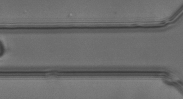
//> input picture Test_images/Cropped/0066.tiff, 183 x 99 px
$ ./cannytest   (built with g++ and OpenCV 4)
//> lines starting //> are read from the running program, lines starting //| are printed output that depends on the picture; after the words box and inside, x2 and y2 are one past the last pixel; in counts of white or black regions, pixels touching at a corner belong together
#include <vector>
#include <stack>
#include <utility>
#include <opencv2/opencv.hpp>
#include <iostream>
#include <chrono>
#include <opencv2/core/utils/logger.hpp>

std::vector<std::vector<std::pair<int, int>>> trace_contours(const std::vector<std::vector<int>>& edge_image) {
    std::vector<std::vector<std::pair<int, int>>> contours;
    std::vector<std::vector<bool>> visited(edge_image.size(), std::vector<bool>(edge_image[0].size(), false));
    std::vector<std::pair<int, int>> directions = {{-1, 0}, {1, 0}, {0, -1}, {0, 1}};  // 4-connectivity

    for (int i = 0; i < edge_image.size(); ++i) {
        for (int j = 0; j < edge_image[0].size(); ++j) {
            if (edge_image[i][j] != 0 && !visited[i][j]) {
                std::vector<std::pair<int, int>> contour;
                std::stack<std::pair<int, int>> stack;
                stack.push({i, j});

                while (!stack.empty()) {
                    auto [x, y] = stack.top();
                    stack.pop();

                    if (!visited[x][y]) {
                        visited[x][y] = true;
                        contour.push_back({x, y});

                        for (const auto& [dx, dy] : directions) {
                            int xn = x + dx, yn = y + dy;
                            if (xn >= 0 && xn < edge_image.size() && yn >= 0 && yn < edge_image[0].size()) {
                                if (edge_image[xn][yn] != 0 && !visited[xn][yn]) {
                                    stack.push({xn, yn});
                                }
                            }
                        }
                    }
                }

                if (!contour.empty()) {
                    contours.push_back(contour);
                }
            }
        }
    }

    return contours;
}

void process_image(const std::string& image_path, const std::string& background_path) {
//> called with image_path = "Test_images/Slight under focus/0066.tiff"
    // 讀取圖像
    cv::Mat image = cv::imread(image_path, cv::IMREAD_GRAYSCALE);
//> image is the input picture: 99 rows x 183 cols, CV_8UC1; min 58, max 137, mean 109.1
    cv::Mat background = cv::imread(background_path, cv::IMREAD_GRAYSCALE);
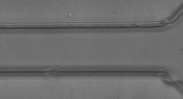
//> input picture Test_images/Cropped/background.tiff, 183 x 99 px
//> background is the input picture: 99 rows x 183 cols, CV_8UC1; min 60, max 141, mean 109

    if (image.empty() || background.empty()) {
        std::cerr << "Error: Unable to read image files." << std::endl;
        return;
    }

    cv::Mat blurred_bg;
    cv::GaussianBlur(background, blurred_bg, cv::Size(5, 5), 0);
    //cv::imshow("raw", image);

    cv::Mat kernel = cv::getStructuringElement(cv::MORPH_CROSS, cv::Size(3, 3));

    auto start_time = std::chrono::high_resolution_clock::now();

    // 應用高斯模糊
    cv::Mat blurred;
    cv::GaussianBlur(image, blurred, cv::Size(5, 5), 0);
    //cv::imshow("blurred", blurred);

    // 背景減除
    std::cout << "Blurred shape: " << blurred.size() << ", Blurred BG shape: " << blurred_bg.size() << std::endl;
//| Blurred shape: [183 x 99], Blurred BG shape: [183 x 99]
    cv::Mat bg_sub;
    cv::subtract(blurred_bg, blurred, bg_sub);
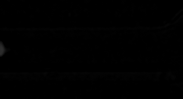
//> bg_sub: 99 rows x 183 cols, CV_8UC1; min 0, max 45, mean 0.5
    //cv::imshow("bg_sub", bg_sub);

    // 應用閾值
    cv::Mat binary;
    cv::threshold(bg_sub, binary, 10, 255, cv::THRESH_BINARY);
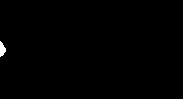
//> binary: 99 rows x 183 cols, CV_8UC1; 0.35% white; 1 white region, box (x1, y1, x2, y2) and area: (0, 41, 6, 57) 63
    //cv::imshow("binary", binary);

    // 膨脹和腐蝕以去除噪聲
    cv::Mat dilate1, erode1, erode2, dilate2;
    cv::dilate(binary, dilate1, kernel, cv::Point(-1,-1), 2);
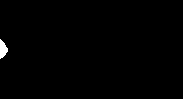
//> dilate1: 99 rows x 183 cols, CV_8UC1; 0.57% white; 1 white region, box (x1, y1, x2, y2) and area: (0, 39, 8, 59) 103
    //cv::imshow("dilate1", dilate1);
    cv::erode(dilate1, erode1, kernel, cv::Point(-1,-1), 2);
    //cv::imshow("erode1", erode1);
    cv::erode(erode1, erode2, kernel, cv::Point(-1,-1), 1);
//> erode2: 99 rows x 183 cols, CV_8UC1; 0.25% white; 1 white region, box (x1, y1, x2, y2) and area: (0, 42, 5, 56) 46
    //cv::imshow("erode2", erode2);
    cv::dilate(erode2, dilate2, kernel, cv::Point(-1,-1), 1);
    //cv::imshow("dilate2", dilate2);

    // 應用Canny邊緣檢測器
    cv::Mat edges;
    cv::Canny(dilate2, edges, 50, 150);
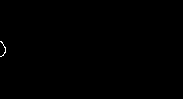
//> edges: 99 rows x 183 cols, CV_8UC1; 0.12% white in thin lines or dots, all inside (x1, y1, x2, y2) = (0, 41, 6, 57)
    // cv::imshow("canny edges", edges);

    // 將 cv::Mat 轉換為 std::vector<std::vector<int>>
    std::vector<std::vector<int>> edge_image(edges.rows, std::vector<int>(edges.cols));
    for (int i = 0; i < edges.rows; ++i) {
        for (int j = 0; j < edges.cols; ++j) {
            edge_image[i][j] = edges.at<uchar>(i, j);
        }
    }

    // 追踪輪廓
    auto contours = trace_contours(edge_image);

    auto end_time = std::chrono::high_resolution_clock::now();
    auto duration = std::chrono::duration_cast<std::chrono::milliseconds>(end_time - start_time);
    std::cout << "Processing time: " << duration.count() << " ms" << std::endl;

    // 準備一個圖像來繪製輪廓
    cv::Mat contour_image = cv::Mat::zeros(image.size(), CV_8UC1);

    // 繪製每個輪廓
    for (const auto& contour : contours) {
        for (const auto& point : contour) {
            if (point.first >= 0 && point.first < contour_image.rows &&
                point.second >= 0 && point.second < contour_image.cols) {
                contour_image.at<uchar>(point.first, point.second) = 255;
            }
        }
    }

    // 顯示結果圖像
    cv::imshow("Processed Image", contour_image);
    cv::waitKey(0);
    cv::destroyAllWindows();
}

int main() {
    cv::utils::logging::setLogLevel(cv::utils::logging::LOG_LEVEL_ERROR);
    process_image("Test_images/Slight under focus/0066.tiff", "Test_images/Slight under focus/background.tiff");
    return 0;
}
